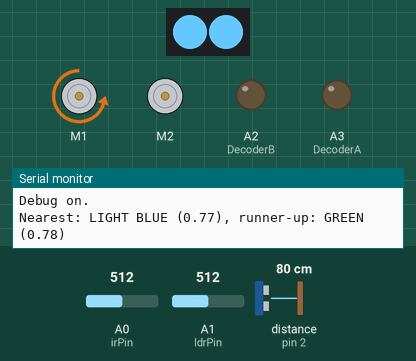
The sketch below on a simulated Arduino Uno, built with avr-gcc and run on an emulated ATmega328P. Parts: 2 RGB LEDs in strip order, left to right, 2 × DC motor (green arrow = forward, orange = backward, longer = faster), output pins drawn as LEDs (lit = HIGH), the last lines printed to the serial monitor. Dashed ring = blinking. The test bench sets the inputs (shaded band); at power-on: distance to the obstacle (sensor on pin 2) 80 cm, A0 (irPin) = 512, A1 (ldrPin) = 512.

Above: at 1.3 s.
1.4 s: distance to the obstacle (sensor on pin 2) set to 9 cm
4.4 s: distance to the obstacle (sensor on pin 2) set to 6 cm
At 5.07 s:
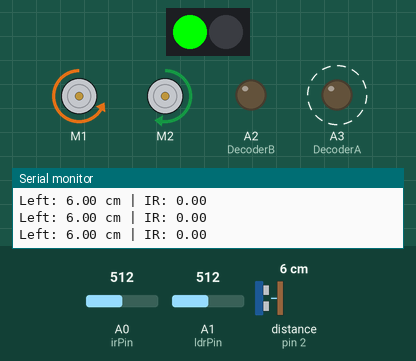
7.4 s: distance to the obstacle (sensor on pin 2) set to 18 cm
At 8.11 s:
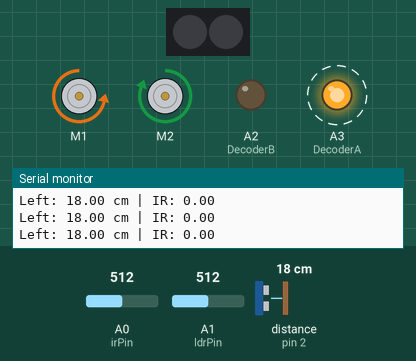
10.4 s: distance to the obstacle (sensor on pin 2) set to 2 cm
At 11.08 s:
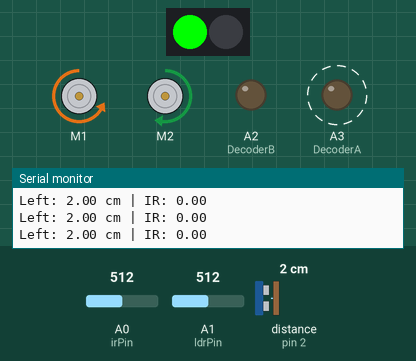
13.4 s: A0 (irPin) set to 306
At 13.7 s:
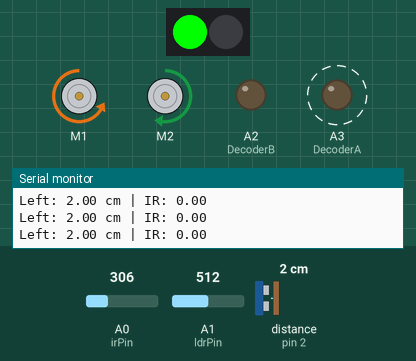
Timing chart, 0 to 17.4 s (numbered marks = the images above; inputs shaded):
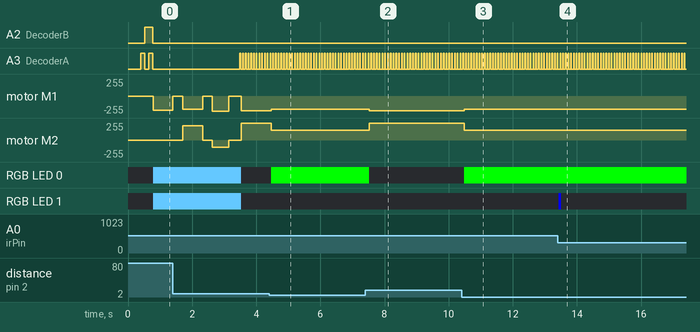

Measured:
- the behaviour switches between 8 and 7 cm on distance to the obstacle (sensor on pin 2) (found by bisection; images 0 and 1)
- after the input at 4.4 s, motor M1: backward 220/255 → backward 200/255 after 0.07 s; motor M2: forward 255/255 → forward 145/255 after 0.07 s; RGB LED 0: off → RGB(0, 255, 0) after 0.07 s
- after the input at 7.4 s, motor M1: backward 200/255 → backward 220/255 after 0.13 s; motor M2: forward 145/255 → forward 255/255 after 0.13 s; RGB LED 0: RGB(0, 255, 0) → off after 0.13 s
- after the input at 10.4 s, motor M1: backward 220/255 → backward 200/255 after 0.08 s; motor M2: forward 255/255 → forward 145/255 after 0.08 s; RGB LED 0: off → RGB(0, 255, 0) after 0.08 s
- after the input at 13.4 s, RGB LED 1: off → RGB(0, 0, 255) at once, → off 0.08 s later
- by itself, A3 (DecoderA): alternates HIGH for 0.02 s and LOW for 0.06 s

The sketch:

mbotFinal.ino
```cpp
#include <MeMCore.h>
#define SERIAL_DEBUG          // UNCOMMENT to print colou debug info (Serial Monitor 115200)

//MOTOR
MeDCMotor leftMotor(M1);  // assigning leftMotor to port M1
MeDCMotor rightMotor(M2); // assigning RightMotor to port M2
MeLineFollower lineFinder(PORT_1);
#define motorForwardLeft -125
#define motorForwardRight 120
#define motorReverseLeft 125
#define motorReverseRight -120

#define turnLeftTime 620
#define turnRightTime 620
#define doubleLeftStraightTime 1005  // faster one-grid segment, estimated from old timing
#define doubleRightStraightTime 875 // faster one-grid segment, estimated from old timing
#define doubleTurnStraight 1215
#define nudgeCorrection 30
#define motorStopTime 300
MeRGBLed led(7, 2);

//ULTRASONIC SENSOR
MeUltrasonicSensor ultrasonic(PORT_2);
#define ultrasonicMin 1   // min valid reading (filters out failed 0 readings)
#define tooCloseLeft 8.0

// BLACK LINE STATE
bool markerHandled = false;
bool lineSeen = false;

//LED/LDR/IR
#define DecoderA A3
#define DecoderB A2

#define irPin A0
#define irDelay 5
#define irNumReading 3
#define irTooClose -125
#define ledSettleTime 100
#define ldrPin A1
#define COLOUR_SAMPLES 1        // readings averaged per marker (3 = more stable, ~1 s slower per marker)

// COLOUR CALIBRATION
// Raw {shineRed, shineGreen, shineBlue} readings for each paper
// The code normalises these itself using BLACK_REF and the WHITE row below.
const int RAW_REF[6][3] = {
  {432, 854, 344},  // 1 Red
  {726, 729, 533},  // 2 Green
  {642, 868, 466},  // 3 Orange
  {742, 876, 629},  // 4 Pink
  {710, 705, 629},  // 5 Light blue
  {798, 870, 682}  // 6 White
};
const int BLACK_REF[3] = {374, 507, 283};  // black paper (the "0" for normalising)

#ifdef SERIAL_DEBUG
const char* NAMES[7] = {"UNKNOWN", "RED", "GREEN", "ORANGE", "PINK", "LIGHT BLUE", "WHITE"};
#endif

// DECODER
void shineIR() {  // IR emitter on, colour LEDs off
  digitalWrite(DecoderA, LOW);
  digitalWrite(DecoderB, LOW);
}
void shineRed() {
  digitalWrite(DecoderA, HIGH);
  digitalWrite(DecoderB, LOW);
}
void shineGreen() {
  digitalWrite(DecoderA, LOW);
  digitalWrite(DecoderB, HIGH);
}
void shineBlue() {
  digitalWrite(DecoderA, HIGH);
  digitalWrite(DecoderB, HIGH);
}

//BUZZER & CELEBRATION TUNE
MeBuzzer buzzer;

#define NOTE_G4  392
#define NOTE_A4  440
#define NOTE_B4  494
#define NOTE_D5  587
#define NOTE_E5  659
#define REST     0

#define beatMs 130

// 14-note sequence
const int melody[] = {
  NOTE_G4, NOTE_B4, NOTE_D5, NOTE_D5, NOTE_D5, NOTE_D5, NOTE_D5,
  NOTE_E5, NOTE_D5, NOTE_B4, NOTE_G4, NOTE_B4, NOTE_A4, NOTE_G4
};

const float beats[] = {
  1, 1, 0.5, 0.5, 0.5, 0.5, 1,
  1, 1, 1, 1, 1, 1, 2
};

const int numNotes = sizeof(melody) / sizeof(melody[0]);

void celebrate() {
  stopMotor();
  delay(200);
  for (int i = 0; i < numNotes; i++) {
    int dur = beats[i] * beatMs;
    if (melody[i] != REST) {
      buzzer.tone(melody[i], dur * 0.9);
    }
    delay(dur);
  }
  buzzer.noTone();
}

// LINE SENSOR
bool lineSensor() {
  return (lineFinder.readSensors() != S1_OUT_S2_OUT); // either sensor on black
}

// Brake immediately if a black line is seen
void checkLine() {
  if (!markerHandled && lineSensor()) {
    leftMotor.stop();
    rightMotor.stop();
    lineSeen = true;
  }
}

// MOTOR CODE
void stopMotor() {
  leftMotor.stop();
  rightMotor.stop();
  delay(motorStopTime);
}

void moveForward() {
  leftMotor.run(motorForwardLeft - 95);
  rightMotor.run(motorForwardRight + 135); // extra right-wheel power to counter rightward drift
}

void moveForward2Sides() {
  leftMotor.run(motorForwardLeft - 75);
  rightMotor.run(motorForwardRight + 95);
}

//to steer the robot
void moveForwardCorrected(float correction) {
  int leftSpeed  = motorForwardLeft  + (int)correction - 75;
  int rightSpeed = motorForwardRight + (int)correction + 25; // 27-32 same right-wheel trim as straight motion
  leftSpeed  = constrain(leftSpeed,  -255, 0);
  rightSpeed = constrain(rightSpeed,  0, 255);
  leftMotor.run(leftSpeed);
  rightMotor.run(rightSpeed);
}

void turnRight() {
  leftMotor.run(motorForwardLeft - 90);
  rightMotor.run(0);
  delay(turnRightTime);
  stopMotor();
}

void turnLeft() {
  leftMotor.run(motorReverseLeft);
  rightMotor.run(motorForwardRight + 50);
  delay(turnLeftTime);
  stopMotor();
}

void uTurn() {
  // Slight reverse
  leftMotor.run(motorReverseLeft);
  rightMotor.run(motorForwardRight + 50);
  delay(doubleTurnStraight);
  stopMotor();
}

void doubleLeftTurn() {
  turnLeft();
  moveForward();
  delay(doubleLeftStraightTime-50 );
  stopMotor();
  //turnLeft();
  leftMotor.run(motorReverseLeft);
  rightMotor.run(motorForwardRight + 50);
  delay(turnLeftTime-50);
}

void doubleRightTurn() {
  turnRight();
  moveForward2Sides();
  delay(doubleRightStraightTime-250);
  stopMotor();
  //turnRight();
  leftMotor.run(motorForwardLeft - 100);
  rightMotor.run(motorReverseRight + 15);
  delay(turnRightTime-100);
  stopMotor();
}


// COLOUR DETECTION (NORMALISED)
long colourReading() {
  delay(ledSettleTime);
  long total = 0;
  for (int i = 0; i < 5; i++) {
    total += analogRead(ldrPin);
    delay(5);
  }
  return total / 5;
}

// 0 = black paper, 1 = white paper.
float normaliseReading(float reading, int blackReading, int whiteReading) {
  if (blackReading == whiteReading) return 0;
  return (reading - blackReading) / (whiteReading - blackReading);
}

// Returns 1=red 2=green 3=orange 4=pink 5=light blue 6=white
int detectColour() {
  long sum[3] = {0, 0, 0};
  for (int n = 0; n < COLOUR_SAMPLES; n++) {
    shineRed();   sum[0] += colourReading();
    shineGreen(); sum[1] += colourReading();
    shineBlue();  sum[2] += colourReading();
  }
  shineIR();

  float raw[3], norm[3];
  for (int k = 0; k < 3; k++) {
    raw[k]  = (float)sum[k] / COLOUR_SAMPLES;
    norm[k] = normaliseReading(raw[k], BLACK_REF[k], RAW_REF[5][k]);
  }

  // Nearest reference colour, compared in normalised space
  int best = 1, second = 1;
  float bestDist = 100000, secondDist = 100000;
  for (int c = 0; c < 6; c++) {
    float dr = norm[0] - normaliseReading(RAW_REF[c][0], BLACK_REF[0], RAW_REF[5][0]);
    float dg = norm[1] - normaliseReading(RAW_REF[c][1], BLACK_REF[1], RAW_REF[5][1]);
    float db = norm[2] - normaliseReading(RAW_REF[c][2], BLACK_REF[2], RAW_REF[5][2]);
    float dist = sqrt(dr * dr + dg * dg + db * db);

    if (dist < bestDist) {
      second = best; secondDist = bestDist;
      best = c + 1;  bestDist = dist;
    } else if (dist < secondDist) {
      second = c + 1; secondDist = dist;
    }
  }

#ifdef SERIAL_DEBUG
  Serial.println();
  Serial.print("Nearest: "); Serial.print(NAMES[best]);
  Serial.print(" ("); Serial.print(bestDist, 2); Serial.print("), runner-up: ");
  Serial.print(NAMES[second]); Serial.print(" ("); Serial.print(secondDist, 2); Serial.println(")");
#endif

  return best;
}

void showColour(int colour) {
  if (colour == 1)      led.setColor(0, 255, 0, 0);       // Red
  else if (colour == 2) led.setColor(0, 0, 255, 0);       // Green
  else if (colour == 3) led.setColor(0, 255, 100, 0);     // Orange
  else if (colour == 4) led.setColor(0, 255, 60, 150);    // Pink
  else if (colour == 5) led.setColor(0, 100, 200, 255);   // Light blue
  else if (colour == 6) led.setColor(0, 255, 255, 255);   // White
  else                  led.setColor(0, 0, 0, 0);
  led.show();
}

// The mBOtLEDs use index 0 for the right LED and index 1 for the left LED.
// left LED: ultrasonic correction, right LED: IR correction.
void showSensorIndicators(float left, float right) {
  bool ultrasonicActive = (left >= ultrasonicMin && left < tooCloseLeft);
  bool irActive = (right < irTooClose);

  if (ultrasonicActive) led.setColorAt(0, 0, 255, 0); // left LED green
  else                  led.setColorAt(0, 0, 0, 0);

  if (irActive) led.setColorAt(1, 0, 0, 255); // right LED blue
  else          led.setColorAt(1, 0, 0, 0);

  led.show();
}

void instructions(int colour) {
  showColour(colour);

  if (colour == 1)      turnLeft();         // red
  else if (colour == 2) turnRight();        // green
  else if (colour == 3) uTurn();            // orange
  else if (colour == 4) doubleLeftTurn();   // pink
  else if (colour == 5) doubleRightTurn();  // light blue
  else if (colour == 6) {                   // white = end
    stopMotor();
    celebrate();
    while (true) {}
  }
}

// SENSORS
float rightDistance() { // IR: (IR on) - (ambient). More negative = closer
  int ambientReading = 0;
  int reading = 0;
  shineRed(); // IR emitter off
  delay(irDelay);
  for (int i = 0; i < irNumReading; i++) {
    ambientReading += analogRead(irPin);
    delay(irDelay);
  }
  ambientReading /= irNumReading;
  checkLine();
  shineIR();
  delay(irDelay);
  for (int i = 0; i < irNumReading; i++) {
    reading += analogRead(irPin);
    delay(irDelay);
  }
  reading /= irNumReading;
  return reading - ambientReading;
}

float leftDistance() { // ultrasonic, median of 3
  float a = ultrasonic.distanceCm();
  checkLine();
  delay(20);
  float b = ultrasonic.distanceCm();
  checkLine();
  delay(20);
  float c = ultrasonic.distanceCm();
  checkLine();

  if ((a >= b && a <= c) || (a <= b && a >= c)) return a;
  if ((b >= a && b <= c) || (b <= a && b >= c)) return b;
  return c;
}

// ================= SETUP & LOOP =================
void setup() {
#ifdef SERIAL_DEBUG
  Serial.begin(115200);
  Serial.println("Debug on.");
#endif
  pinMode(DecoderA, OUTPUT);
  pinMode(DecoderB, OUTPUT);
  pinMode(irPin, INPUT);
  digitalWrite(DecoderA, 0);
  digitalWrite(DecoderB, 0);
  led.setColor(0, 0, 0, 0);
  led.show();
}

void loop() {
  // LINE SENSOR AND COLOUR DETECTOR
  checkLine();
  if (lineSeen) {
    stopMotor();
    delay(100);
    instructions(detectColour());
    markerHandled = true;
    lineSeen = false;
    return;
  }
  if (markerHandled && !lineSensor()) {
    markerHandled = false;
  }

  // READING WALLS
  float left  = leftDistance();
  float right = rightDistance();
  if (lineSeen) return;

  showSensorIndicators(left, right);

#ifdef SERIAL_DEBUG
  Serial.print("Left: ");  Serial.print(left);
  Serial.print(" cm | IR: "); Serial.println(right);
#endif

  // STEERING
  if (left >= ultrasonicMin && left < tooCloseLeft) {
    moveForwardCorrected(-nudgeCorrection + 30);   // too close to left: gently steer right
  } else if (right < irTooClose) {
    moveForwardCorrected(nudgeCorrection + 70);    // too close to right: gently steer left
  } else {
    moveForward();                              // clear of both walls: straight
  }
}
```
